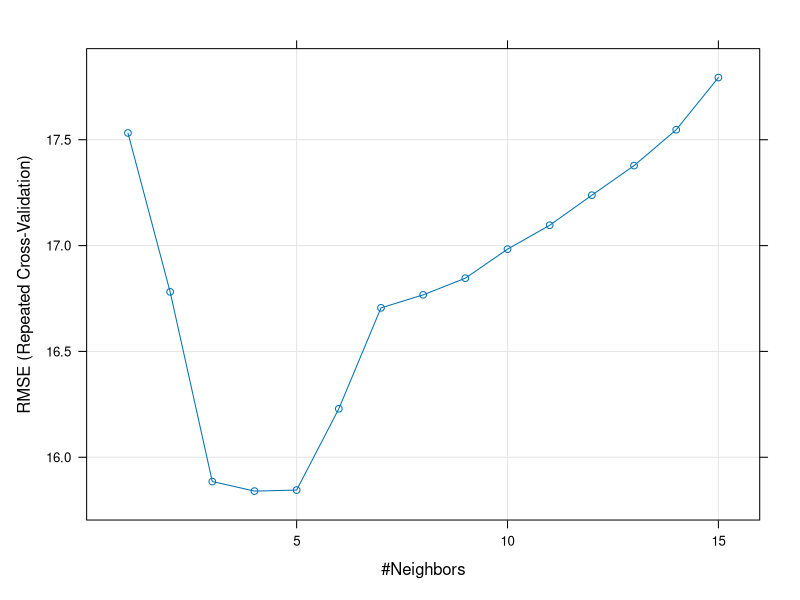

Source code (R):
## ---- chunk 1
library(tidyverse) # コメント不要
library(caret)     # コメント不要
## ---- chunk 2
set.seed(0)
my_data <- cars

my_result <- train(form = dist ~ speed,
                   data = my_data,
                   method = "knn",
                   tuneGrid = expand.grid(k = c(1:15)),
                   trControl = trainControl(method = "repeatedcv",
                                            number = 5,
                                            repeats = 10))

my_result$results
## ---- chunk 3
plot(my_result)
## ---- chunk 4
my_result$results %>% filter(RMSE == min(my_result$results$RMSE))
